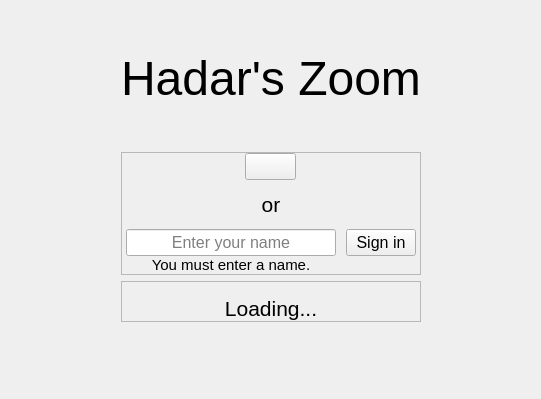
<?xml version="1.0" encoding="UTF-8"?>
<ui version="4.0">
 <class>Form</class>
 <widget class="QWidget" name="Form">
  <property name="geometry">
   <rect>
    <x>0</x>
    <y>0</y>
    <width>541</width>
    <height>399</height>
   </rect>
  </property>
  <property name="windowTitle">
   <string>Form</string>
  </property>
  <layout class="QGridLayout" name="gridLayout">
   <item row="5" column="1">
    <spacer name="verticalSpacer_2">
     <property name="orientation">
      <enum>Qt::Vertical</enum>
     </property>
     <property name="sizeType">
      <enum>QSizePolicy::MinimumExpanding</enum>
     </property>
     <property name="sizeHint" stdset="0">
      <size>
       <width>20</width>
       <height>40</height>
      </size>
     </property>
    </spacer>
   </item>
   <item row="3" column="2">
    <spacer name="horizontalSpacer_2">
     <property name="orientation">
      <enum>Qt::Horizontal</enum>
     </property>
     <property name="sizeHint" stdset="0">
      <size>
       <width>40</width>
       <height>20</height>
      </size>
     </property>
    </spacer>
   </item>
   <item row="3" column="0">
    <spacer name="horizontalSpacer">
     <property name="orientation">
      <enum>Qt::Horizontal</enum>
     </property>
     <property name="sizeHint" stdset="0">
      <size>
       <width>40</width>
       <height>20</height>
      </size>
     </property>
    </spacer>
   </item>
   <item row="1" column="1">
    <widget class="QLabel" name="title">
     <property name="font">
      <font>
       <pointsize>36</pointsize>
      </font>
     </property>
     <property name="text">
      <string>Hadar's Zoom</string>
     </property>
     <property name="alignment">
      <set>Qt::AlignCenter</set>
     </property>
    </widget>
   </item>
   <item row="0" column="1">
    <spacer name="verticalSpacer_3">
     <property name="orientation">
      <enum>Qt::Vertical</enum>
     </property>
     <property name="sizeType">
      <enum>QSizePolicy::Fixed</enum>
     </property>
     <property name="sizeHint" stdset="0">
      <size>
       <width>20</width>
       <height>40</height>
      </size>
     </property>
    </spacer>
   </item>
   <item row="4" column="1">
    <widget class="QFrame" name="loading_frame">
     <property name="sizePolicy">
      <sizepolicy hsizetype="Preferred" vsizetype="Preferred">
       <horstretch>0</horstretch>
       <verstretch>0</verstretch>
      </sizepolicy>
     </property>
     <property name="frameShape">
      <enum>QFrame::StyledPanel</enum>
     </property>
     <property name="frameShadow">
      <enum>QFrame::Raised</enum>
     </property>
     <layout class="QVBoxLayout" name="verticalLayout_2">
      <property name="spacing">
       <number>0</number>
      </property>
      <property name="leftMargin">
       <number>0</number>
      </property>
      <property name="topMargin">
       <number>0</number>
      </property>
      <property name="rightMargin">
       <number>0</number>
      </property>
      <property name="bottomMargin">
       <number>0</number>
      </property>
      <item>
       <widget class="QLabel" name="loading_gif">
        <property name="sizePolicy">
         <sizepolicy hsizetype="Expanding" vsizetype="Fixed">
          <horstretch>0</horstretch>
          <verstretch>0</verstretch>
         </sizepolicy>
        </property>
        <property name="text">
         <string/>
        </property>
        <property name="alignment">
         <set>Qt::AlignCenter</set>
        </property>
       </widget>
      </item>
      <item>
       <widget class="QLabel" name="loading_text">
        <property name="font">
         <font>
          <pointsize>16</pointsize>
         </font>
        </property>
        <property name="text">
         <string>Loading...</string>
        </property>
        <property name="alignment">
         <set>Qt::AlignCenter</set>
        </property>
       </widget>
      </item>
     </layout>
    </widget>
   </item>
   <item row="3" column="1">
    <widget class="QFrame" name="login_frame">
     <property name="frameShape">
      <enum>QFrame::StyledPanel</enum>
     </property>
     <property name="frameShadow">
      <enum>QFrame::Raised</enum>
     </property>
     <layout class="QGridLayout" name="gridLayout_4">
      <property name="leftMargin">
       <number>0</number>
      </property>
      <property name="topMargin">
       <number>0</number>
      </property>
      <property name="rightMargin">
       <number>0</number>
      </property>
      <property name="bottomMargin">
       <number>0</number>
      </property>
      <property name="spacing">
       <number>0</number>
      </property>
      <item row="3" column="0">
       <widget class="QLabel" name="or_label">
        <property name="font">
         <font>
          <pointsize>16</pointsize>
         </font>
        </property>
        <property name="text">
         <string>or</string>
        </property>
        <property name="alignment">
         <set>Qt::AlignCenter</set>
        </property>
       </widget>
      </item>
      <item row="4" column="0">
       <spacer name="verticalSpacer_7">
        <property name="orientation">
         <enum>Qt::Vertical</enum>
        </property>
        <property name="sizeType">
         <enum>QSizePolicy::Fixed</enum>
        </property>
        <property name="sizeHint" stdset="0">
         <size>
          <width>288</width>
          <height>12</height>
         </size>
        </property>
       </spacer>
      </item>
      <item row="0" column="0">
       <layout class="QHBoxLayout" name="horizontalLayout_3">
        <property name="spacing">
         <number>0</number>
        </property>
        <item>
         <widget class="QPushButton" name="google_sign_in_button">
          <property name="sizePolicy">
           <sizepolicy hsizetype="Fixed" vsizetype="Fixed">
            <horstretch>0</horstretch>
            <verstretch>0</verstretch>
           </sizepolicy>
          </property>
          <property name="font">
           <font>
            <pointsize>12</pointsize>
           </font>
          </property>
          <property name="cursor">
           <cursorShape>PointingHandCursor</cursorShape>
          </property>
          <property name="autoFillBackground">
           <bool>false</bool>
          </property>
          <property name="styleSheet">
           <string notr="true"/>
          </property>
          <property name="text">
           <string/>
          </property>
         </widget>
        </item>
       </layout>
      </item>
      <item row="1" column="0">
       <spacer name="verticalSpacer_6">
        <property name="orientation">
         <enum>Qt::Vertical</enum>
        </property>
        <property name="sizeType">
         <enum>QSizePolicy::Fixed</enum>
        </property>
        <property name="sizeHint" stdset="0">
         <size>
          <width>288</width>
          <height>12</height>
         </size>
        </property>
       </spacer>
      </item>
      <item row="5" column="0">
       <layout class="QGridLayout" name="gridLayout_5">
        <property name="horizontalSpacing">
         <number>10</number>
        </property>
        <item row="0" column="1">
         <widget class="QPushButton" name="name_sign_in_button">
          <property name="sizePolicy">
           <sizepolicy hsizetype="Expanding" vsizetype="Fixed">
            <horstretch>0</horstretch>
            <verstretch>0</verstretch>
           </sizepolicy>
          </property>
          <property name="maximumSize">
           <size>
            <width>70</width>
            <height>16777215</height>
           </size>
          </property>
          <property name="font">
           <font>
            <pointsize>12</pointsize>
           </font>
          </property>
          <property name="cursor">
           <cursorShape>PointingHandCursor</cursorShape>
          </property>
          <property name="text">
           <string>Sign in</string>
          </property>
         </widget>
        </item>
        <item row="2" column="0">
         <widget class="QLabel" name="no_name_error_label">
          <property name="sizePolicy">
           <sizepolicy hsizetype="Preferred" vsizetype="Fixed">
            <horstretch>0</horstretch>
            <verstretch>0</verstretch>
           </sizepolicy>
          </property>
          <property name="font">
           <font>
            <pointsize>11</pointsize>
           </font>
          </property>
          <property name="text">
           <string>You must enter a name.</string>
          </property>
          <property name="alignment">
           <set>Qt::AlignCenter</set>
          </property>
         </widget>
        </item>
        <item row="0" column="0">
         <widget class="QLineEdit" name="name_input">
          <property name="maximumSize">
           <size>
            <width>210</width>
            <height>16777215</height>
           </size>
          </property>
          <property name="font">
           <font>
            <pointsize>12</pointsize>
           </font>
          </property>
          <property name="text">
           <string/>
          </property>
          <property name="alignment">
           <set>Qt::AlignCenter</set>
          </property>
          <property name="placeholderText">
           <string>Enter your name</string>
          </property>
         </widget>
        </item>
       </layout>
      </item>
     </layout>
    </widget>
   </item>
   <item row="2" column="1">
    <spacer name="verticalSpacer">
     <property name="orientation">
      <enum>Qt::Vertical</enum>
     </property>
     <property name="sizeType">
      <enum>QSizePolicy::Fixed</enum>
     </property>
     <property name="sizeHint" stdset="0">
      <size>
       <width>20</width>
       <height>40</height>
      </size>
     </property>
    </spacer>
   </item>
  </layout>
 </widget>
 <resources/>
 <connections/>
</ui>
